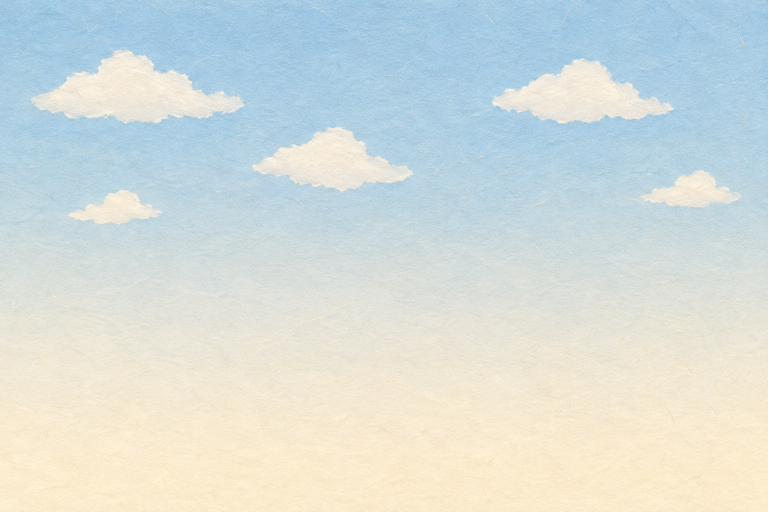
#> input picture assets/generated/bg-square-sky_v03.png, 1536 x 1024 px (shown at 1/2 size)
$ python build_fix2_art.py
#> lines starting #> are read from the running program, lines starting #| are printed output that depends on the picture; after the words box and inside, x2 and y2 are one past the last pixel; in counts of white or black regions, pixels touching at a corner belong together
### review/G5/shared_art/scripts/paperdraw.py
"""G5 共用美術：程式繪製的厚卡紙景片／道具小工具（image_gen 額度用完時的退路）。

- 平塗色塊＋紙纖維紋理：紋理取自 G2 正式景片 bg-square-sky_v03 的高頻亮度（同一種紙紋），乘在色塊上。
- 線條：暖深灰細線（#4E3E33），和角色、G2 景片同色系；不畫陰影、不畫方向光。
- 道具（角色會碰到的獨立紙片）外加一圈白色紙芯邊（同角色立牌）；景片不加白邊。
- 圖裡不放任何文字、數字、標誌。
"""
from pathlib import Path

import numpy as np
from PIL import Image, ImageDraw, ImageFilter
from scipy import ndimage

ROOT = Path(__file__).resolve().parents[4]
INK = (78, 62, 51, 255)
_TEX = None


def paper_tex(w, h):
    """紙紋乘數（約 0.94–1.06）；以 G2 天空景片的高頻亮度鏡射鋪滿。"""
    global _TEX
    if _TEX is None:
        sky = np.array(Image.open(ROOT / "assets/generated/bg-square-sky_v03.png").convert("L")).astype(np.float32)
        sky = sky[720:1010]                       # 地平線附近沒有雲的那一段（只要紙纖維）
        hp = sky - ndimage.gaussian_filter(sky, 2.5)
        _TEX = np.clip(hp / 255.0 * 1.8, -0.06, 0.06)
    t = _TEX
    th, tw = t.shape
    reps_y, reps_x = h // th + 2, w // tw + 2
    row = np.concatenate([t if i % 2 == 0 else t[:, ::-1] for i in range(reps_x)], 1)
    full = np.concatenate([row if j % 2 == 0 else row[::-1] for j in range(reps_y)], 0)
    return 1.0 + full[:h, :w]


class Sheet:
    def __init__(self, w, h, ss=2):
        self.w, self.h, self.ss = w, h, ss
        self.img = Image.new("RGBA", (w * ss, h * ss), (0, 0, 0, 0))
        self.d = ImageDraw.Draw(self.img)

    def S(self, pts):
        return [(x * self.ss, y * self.ss) for x, y in pts]

    def rect(self, x0, y0, x1, y1, fill, line=2.0, r=0):
        box = [x0 * self.ss, y0 * self.ss, x1 * self.ss, y1 * self.ss]
        if r:
            self.d.rounded_rectangle(box, r * self.ss, fill=fill, outline=INK if line else None, width=int(line * self.ss) if line else 0)
        else:
            self.d.rectangle(box, fill=fill, outline=INK if line else None, width=int(line * self.ss) if line else 0)

    def poly(self, pts, fill, line=2.0):
        self.d.polygon(self.S(pts), fill=fill, outline=None)
        if line:
            p = self.S(pts)
            self.d.line(p + [p[0]], fill=INK, width=int(line * self.ss), joint="curve")

    def ellipse(self, x0, y0, x1, y1, fill, line=2.0):
        self.d.ellipse([x0 * self.ss, y0 * self.ss, x1 * self.ss, y1 * self.ss], fill=fill, outline=INK if line else None,
                       width=int(line * self.ss) if line else 0)

    def line(self, pts, w=2.0, color=INK):
        self.d.line(self.S(pts), fill=color, width=max(1, int(w * self.ss)), joint="curve")

    # [8 lines left out: function hole, not called in this run]

    def finish(self, white_border=0, edge_dark=0.0, seed=0):
        im = self.img.resize((self.w, self.h), Image.LANCZOS)
        a = np.array(im).astype(np.float32)
        tex = paper_tex(self.w, self.h)
        a[..., :3] *= tex[..., None]
        if edge_dark:
            m = a[..., 3] > 128
            din = ndimage.distance_transform_edt(m)
            k = np.clip(1 - din / 5.0, 0, 1) * edge_dark
            a[..., :3] *= (1 - k[..., None])
        a = np.clip(a, 0, 255).astype(np.uint8)
        if white_border:
            m = a[..., 3] >= 128
            pad = white_border + 6
            big = np.zeros((self.h + 2 * pad, self.w + 2 * pad, 4), np.uint8)
            big[pad:pad + self.h, pad:pad + self.w] = a
            m2 = big[..., 3] >= 128
            dist = ndimage.distance_transform_edt(~m2)
            core = (dist > 0) & (dist <= white_border)
            ring = (dist > 0) & (dist <= white_border + 1.2)
            out = big.copy().astype(np.float32)
            wc = np.array([250, 246, 238], np.float32) * paper_tex(big.shape[1], big.shape[0])[..., None]
            out[ring, :3] = wc[ring]
            aa = np.clip(white_border + 1.2 - dist, 0, 1)
            out[..., 3] = np.where(m2, out[..., 3], aa * 255 * ring)
            # 白邊內側一圈深色細線（同角色立牌）
            dl = ndimage.distance_transform_edt(m2)
            line = m2 & (dl <= 2.2)
            out[line, :3] = out[line, :3] * 0.25 + np.array([70, 56, 46]) * 0.75
            a = np.clip(out, 0, 255).astype(np.uint8)
        return a


def save(a, path):
    path.parent.mkdir(parents=True, exist_ok=True)
    m = a[..., 3] > 0
    if m.any() and not m.all():
        _, (iy, ix) = ndimage.distance_transform_edt(~m, return_indices=True)
        a = a.copy()
        a[~m, :3] = a[iy[~m], ix[~m], :3]
    Image.fromarray(a, "RGBA").save(path, optimize=True)
    return path

### review/G5/a0/scripts/build_fix2_art.py
"""G5 修正第 2 輪（第一幕）：燈籠店的窗嵌進店面牆（b1r2_regress a1 一般問題 2：窗戶像獨立立在廣場上的窗框）。程式繪製，不用 Codex 生圖。

輸出：
  assets/final/sets/square_a1/shopwall_v01.png   騎樓最右邊那一間的燈籠店門面（窗的後面）：紙瓦屋簷、米色灰泥牆（同騎樓柱子的色系、紙纖維）、
                                                  左右木柱、下緣木裙板、右邊店門（淺杏色門簾，沒有字）、門上一盞不亮的小紙燈籠。
                                                  牆是實心的（窗洞由前面的窗框、窗紙、剪影負責），遮住騎樓柱子的石座與台階。
  世界尺寸 3.75 × 3.85 單位（150 px／單位）：左下角在 x 3.35、y −0.07（square_a1.ts 的 SHOPWALL）。
規則：圖裡沒有任何文字、數字、標誌；不畫陰影與方向光；2 px 深色紙邊（finish edge_dark）。
"""
import json
import sys
from pathlib import Path

ROOT = Path(__file__).resolve().parents[4]
sys.path.insert(0, str(ROOT / "review/G5/shared_art/scripts"))
import paperdraw as P  # noqa: E402

OUT1 = ROOT / "assets/final/sets/square_a1"
PP = 150
X0, Y0, WU, HU = 3.35, -0.07, 3.75, 3.85


def px(xw, yw):
    return (xw - X0) * PP, (Y0 + HU - yw) * PP


def shopwall():
    W, H = int(WU * PP), int(HU * PP)
    s = P.Sheet(W, H)
#> in __init__, `self.img = Image.new("RGBA", (w * ss, h * ss), (0, 0, 0, 0))`: self.img: PIL image 1124x1154 RGBA; every value is 0
    stucco = (234, 208, 170, 255)
    wood, wood2, wood3 = (150, 108, 72, 255), (170, 126, 86, 255), (128, 92, 62, 255)
    tile, tile2 = (166, 98, 72, 255), (142, 82, 62, 255)
    # 牆身（灰泥）
    _, yt = px(0, 3.36)
    s.rect(10, yt, W - 10, H - 2, stucco, line=2.0)
    # 左右木柱（試過左邊改淺色壁柱：鏡頭跟拍平移時窗框左緣附近的格子每秒變化 4 次，所以維持深色木柱）
    s.rect(4, yt, 26, H - 2, wood, line=2.0)
    s.rect(W - 26, yt, W - 4, H - 2, wood, line=2.0)
    # 下緣木裙板
    _, ys = px(0, 0.26)
    s.rect(10, ys, W - 10, H - 2, wood2, line=2.0)
    for xk in range(60, W - 30, 70):
        s.line([(xk, ys + 6), (xk, H - 8)], 1.4)
    # 店門（右邊）：木門框＋淺杏色門簾（沒有字）＋下半木門板
    dx0, _ = px(6.36, 0); dx1, _ = px(6.98, 0)
    _, dy0 = px(0, 2.05)
    s.rect(dx0 - 8, dy0 - 8, dx1 + 8, ys, wood3, line=2.0)
    s.rect(dx0, dy0, dx1, ys, (112, 84, 62, 255), line=1.6)
    _, dyc = px(0, 1.45)
    s.rect(dx0 + 4, dy0 + 4, dx1 - 4, dyc, (240, 198, 152, 255), line=1.6)
    s.line([((dx0 + dx1) / 2, dy0 + 4), ((dx0 + dx1) / 2, dyc)], 1.6)
    for yk in (dyc + 30, dyc + 75):
        s.line([(dx0 + 10, yk), (dx1 - 10, yk)], 1.2)
    # 門上一盞不亮的小紙燈籠（掛在屋簷下）
    for xw in (6.67,):
        lx, ly = px(xw, 2.62)
        s.line([(lx, px(0, 3.36)[1]), (lx, ly - 24)], 1.4)
        s.ellipse(lx - 15, ly - 22, lx + 15, ly + 20, (246, 222, 176, 255), line=1.4)
        s.rect(lx - 7, ly - 26, lx + 7, ly - 20, (90, 64, 44, 255), line=0)
        s.rect(lx - 7, ly + 18, lx + 7, ly + 24, (90, 64, 44, 255), line=0)
    # 紙瓦屋簷（下緣比牆寬一點的梯形，一排瓦片弧線）
    _, ye0 = px(0, 3.78)
    _, ye1 = px(0, 3.30)
    s.poly([(18, ye0), (W - 18, ye0), (W - 2, ye1), (2, ye1)], tile, line=2.0)
    s.rect(2, ye1 - 12, W - 2, ye1 + 2, tile2, line=1.6)
    for xk in range(24, W - 10, 34):
        s.line([(xk, ye0 + 6), (xk - 6, ye1 - 14)], 1.2, (110, 64, 48, 255))
    a = s.finish(edge_dark=0.08)
    return a, {"px_per_unit": PP, "origin_bottom_left_world": [X0, Y0], "size_units": [WU, HU]}


def main():
    meta = {}
    a, m = shopwall()
#> in poly, `p = self.S(pts)`: p = [(36, 1.33e-13), (1088, 1.33e-13), (1120, 144), (4, 144)]
#> in paper_tex, `return 1.0 + full[:h, :w]`:
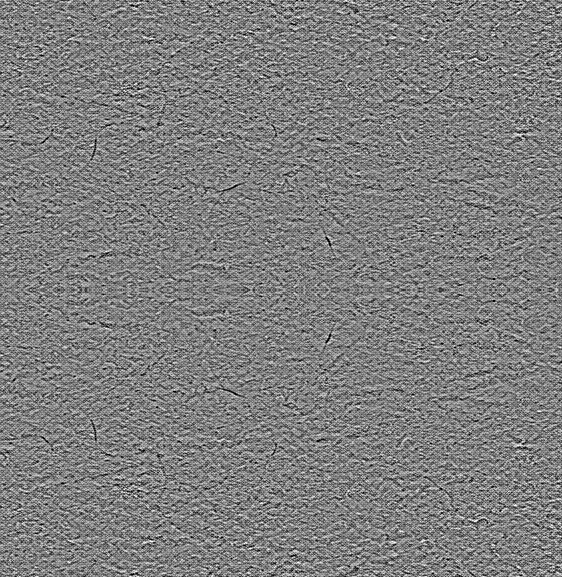
#> returned value: shape (577, 562) float32; min 0.94, max 1.06, mean 1; drawn with min black and max white
#> in finish, `m = a[..., 3] > 128`:
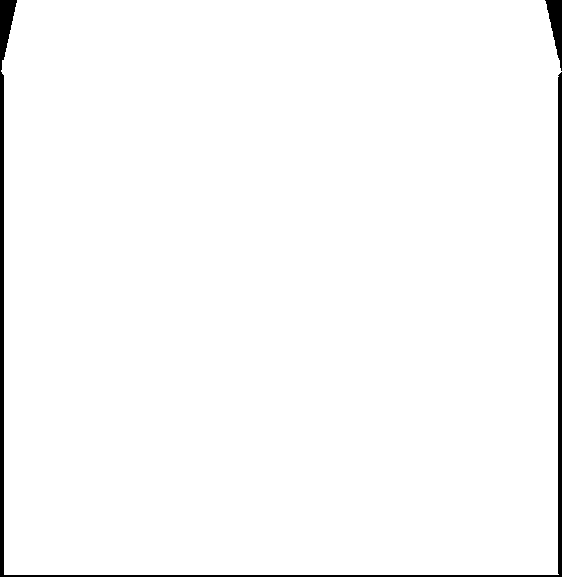
#> m: shape (577, 562) bool; 98% white; 2 black regions, box (x1, y1, x2, y2) and area: (0, 0, 562, 577) 5784, (545, 0, 562, 71) 612
#> in finish, `din = ndimage.distance_transform_edt(m)`:
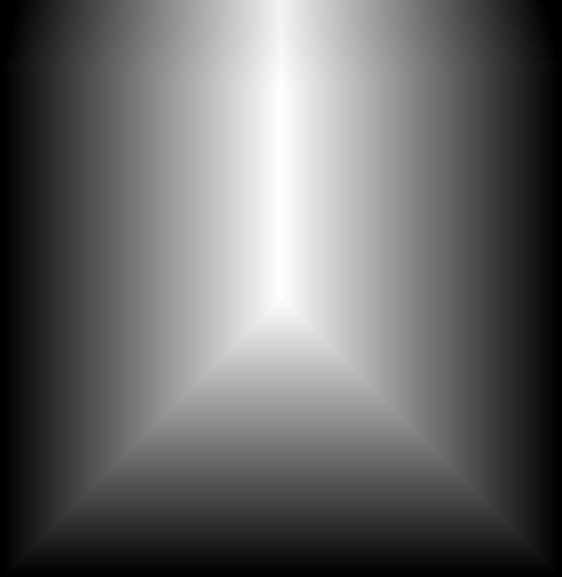
#> din: shape (577, 562) float64; min 0, max 277, mean 113.7; drawn with min black and max white
#> in finish, `k = np.clip(1 - din / 5.0, 0, 1) * edge_dark`:
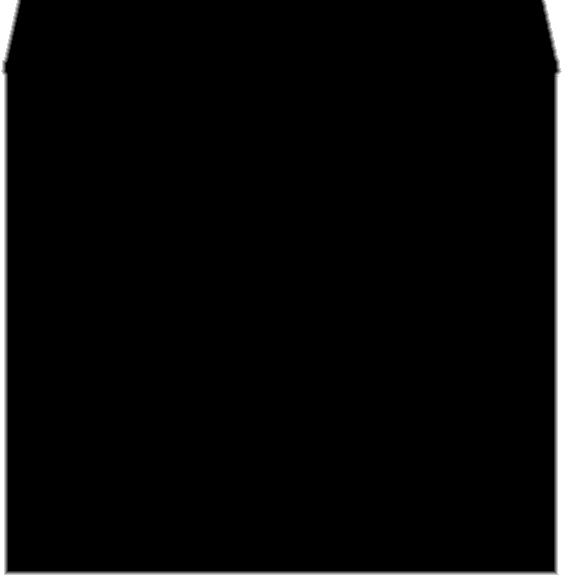
#> k: shape (577, 562) float64; min 0, max 0.08, mean 0.00242; drawn with min black and max white
#> in finish, `a[..., :3] *= (1 - k[..., None])`: a: shape (577, 562, 4) float32; mean R, G, B, A 200.4, 168, 133.9, 251.1
#> m = {'px_per_unit': 150, 'origin_bottom_left_world': [3.35, -0.07], 'size_units': [3.75, 3.85]}
    P.save(a, OUT1 / "shopwall_v01.png")
#> in save, `m = a[..., 3] > 0`: m: shape (577, 562) bool; 98.9% white; 21 black regions (18 under 20 px), largest, box (x1, y1, x2, y2) and area: (0, 73, 562, 577) 2571, (0, 0, 14, 71) 488, (548, 0, 562, 68) 459
#> in save, `_, (iy, ix) = ndimage.distance_transform_edt(~m, return_indices=True)`:
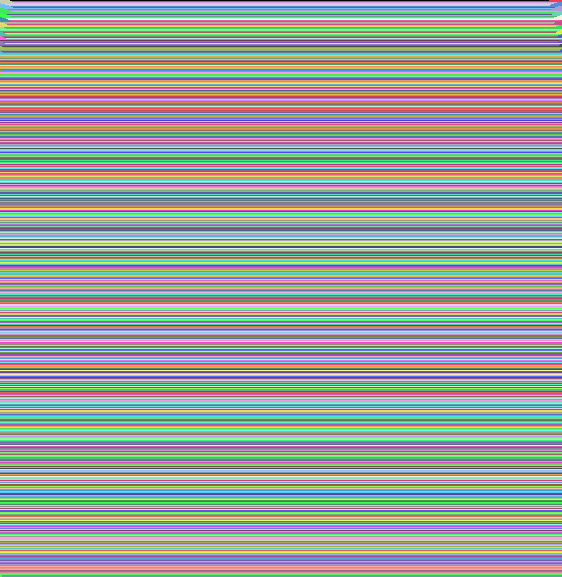
#> iy: shape (577, 562) int32; 576 distinct labels, from 0 to 575; one colour per label, 0 black
#> in save, `_, (iy, ix) = ndimage.distance_transform_edt(~m, return_indices=True)`:
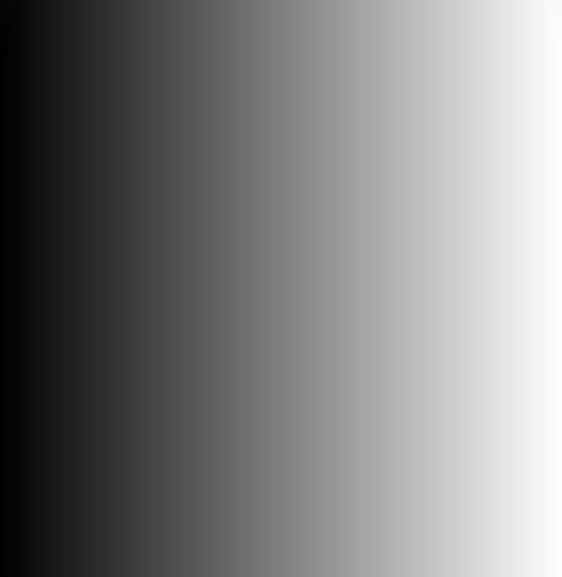
#> ix: shape (577, 562) int32; min 0, max 561, mean 280.5; drawn with min black and max white
#> in save, `a[~m, :3] = a[iy[~m], ix[~m], :3]`:
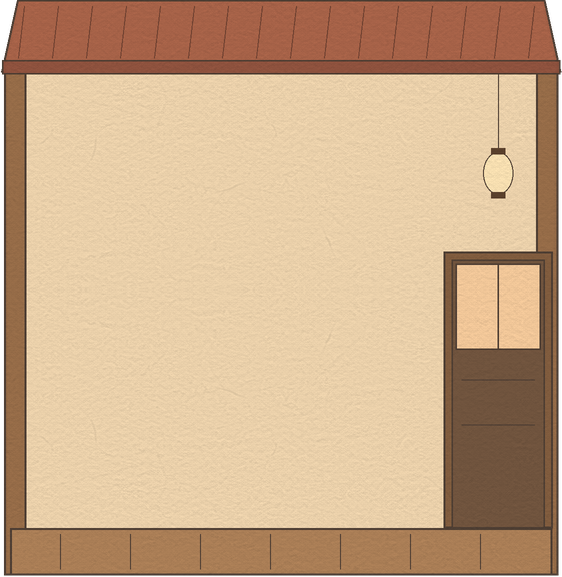
#> a: shape (577, 562, 4); mean of channels 0, 1, 2, 3 200.2, 167.8, 133.7, 250.4; transparent parts drawn white
    meta["shopwall_v01.png"] = m
    print(json.dumps(meta, ensure_ascii=False))
#| {"shopwall_v01.png": {"px_per_unit": 150, "origin_bottom_left_world": [3.35, -0.07], "size_units": [3.75, 3.85]}}


if __name__ == "__main__":
    main()
